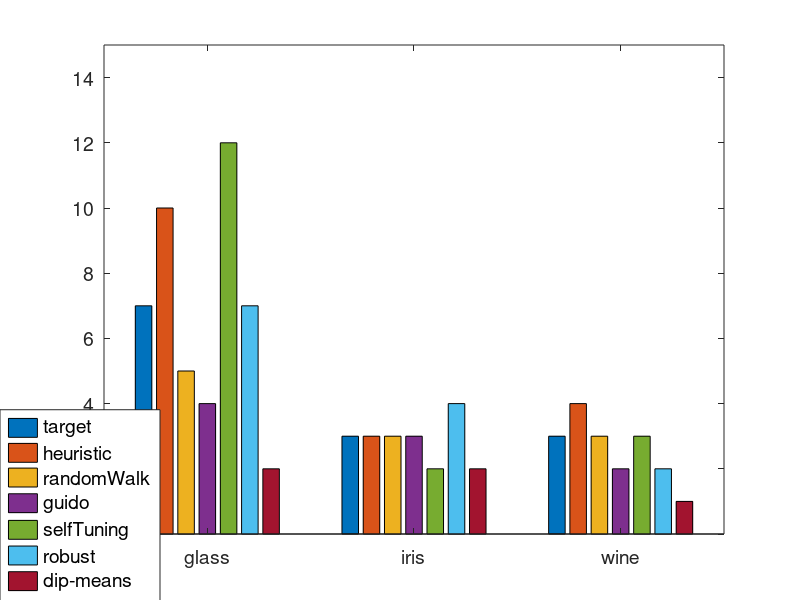

Write the MATLAB code that produced this figure.
load res1.mat
best1 = best(1:3,:);
best2 = best(4:6,:);
best3 = best(7:9,:);
l = cell(7,1);
l{1} = 'target';
l{2} = 'heuristic';
l{3} = 'randomWalk';
l{4} = 'guido';
l{5} = 'selfTuning';
l{6} = 'robust';
l{7} = 'dip-means';

h1 = bar(best1);
set(gca,'XTickLabel',{'boat', 'doughnut', '4gauss'})
set(gca,'fontsize',14);
l1 = legend(h1,l);
set(l1,'position',[0 0 0.2 0.2],'FontSize', 14)
ylim([0 6]);

h2 = bar(best2);
set(gca,'XTickLabel',{'half_ring','noisy','regular'})
set(gca,'fontsize',14);
l2 = legend(h2,l,'location','northwest');
set(l2,'position',[0 0 0.2 0.2],'FontSize', 14);

h3 = bar(best3);
set(gca,'XTickLabel',{'glass','iris','wine'})
set(gca,'fontsize',14);
l3 = legend(h3,l);
set(l3,'position',[0 0 0.2 0.2],'FontSize', 14)
ylim([0 15]);


load res2.mat;
average = zeros(9,4);
stddev = zeros(9,4);

for i=1:9
    for j=1:4
       average(i,j) = mean(avg{i}(:,j)); 
       stddev(i,j) = std(avg{i}(:,j));
    end
end
average = [[3;2;4;2;2;16;7;3;3], average];
